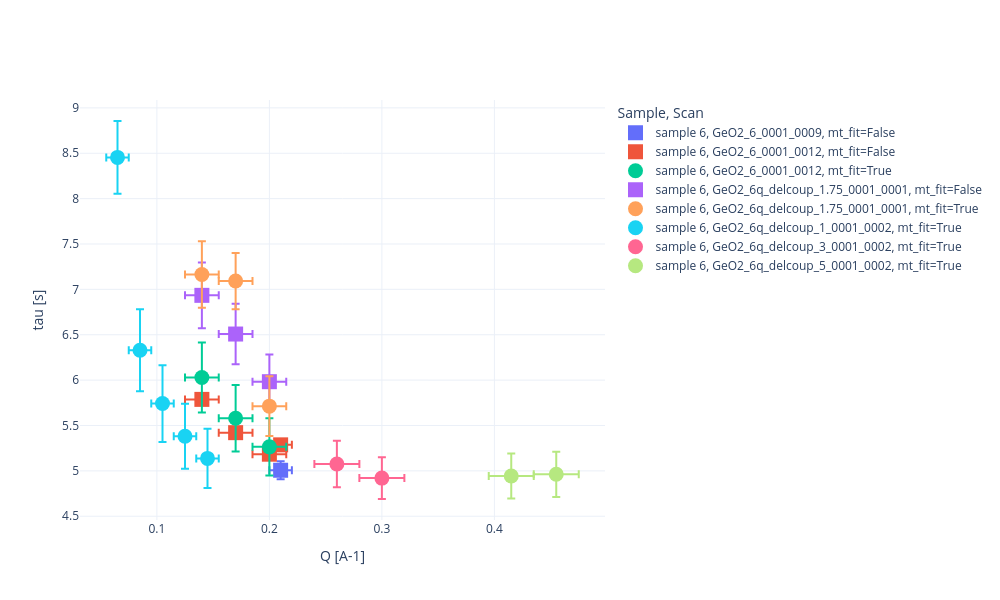
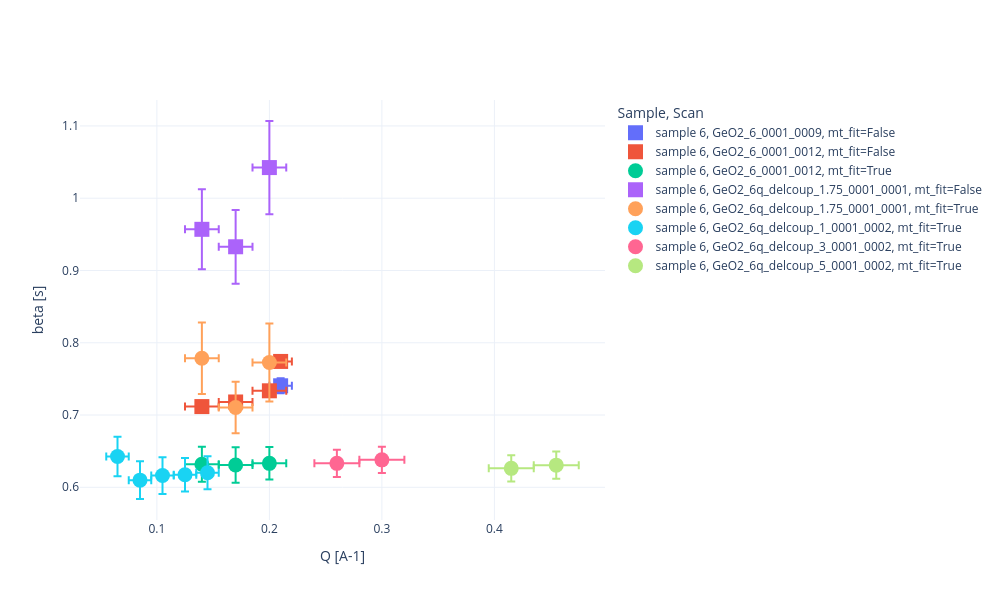
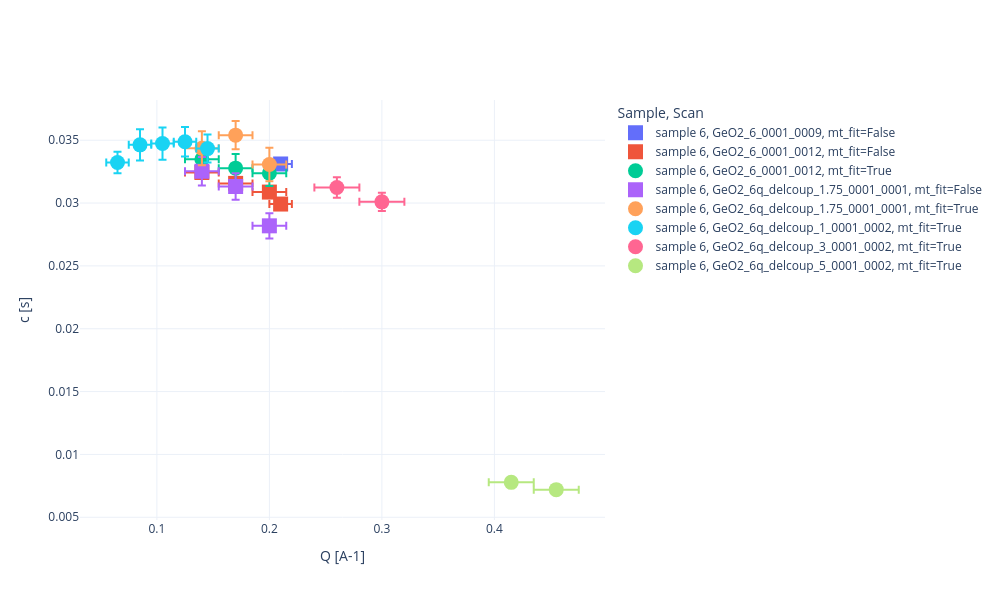
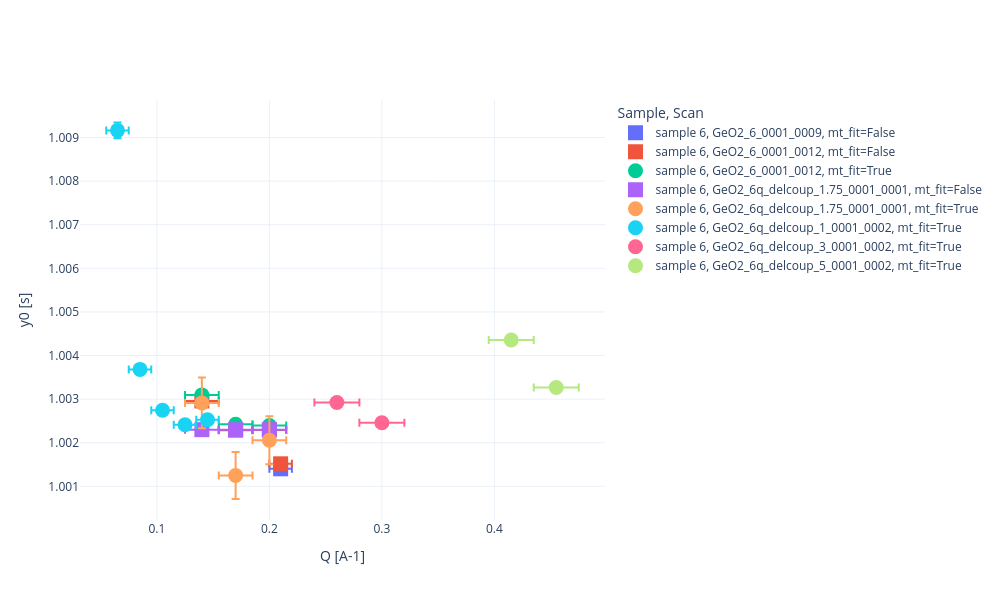

Here is the notebook cell these charts were saved with, in order:
### Markdown cell above
### Dynamics of the **stationary** damaged state

### Code cell
### Using plotly
for p in ['tau', 'beta', 'c', 'y0']:
    fig = go.Figure()
    for name, group in df2plot.groupby('ID_sample'):
        label = f'sample {name}'
        x = group['Q']
        dx = group['dQ']
        y = group[p]
        yerr = group['d'+p]

        # Color by scan: add one trace per scan
        for color_name, color_group in group.groupby(group.index):
            for marker_name, marker_group in color_group.groupby('mt_fit'):
                fig.add_trace(go.Scatter(
                    x=marker_group['Q'],
                    y=marker_group[p],
                    error_y=dict(type='data', array=marker_group['d'+p], visible=True),
                    error_x=dict(type='data', array=marker_group['dQ'], visible=True),
                    marker_symbol = 'circle' if marker_group['mt_fit'].iloc[0] else 'square',
                    marker=dict(size=15),
                    mode='markers',
                    name=f'{label}, {color_name}, mt_fit={marker_name}',
                    text=color_group.index,
                    #hovertemplate='scan: %{text}<br>Q: %{x:.2f} A-1 ± %{error_x.array:.2f}<br>'
                ))

    fig.update_layout(
        xaxis_title='Q [A-1]',
        yaxis_title=f'{p} [s]',
        legend_title='Sample, Scan',
        template='plotly_white',
        height=600,
        width=1000,
    )
    fig.show()

### Figure 1 — Plotly figure (JSON) as saved in the notebook; plotly's stock layout.template omitted (floating-point values rounded to 4 significant figures)
{"data": [{"error_x": {"array": [0.01], "type": "data", "visible": true}, "error_y": {"array": [0.09943], "type": "data", "visible": true}, "marker": {"size": 15, "symbol": "square"}, "mode": "markers", "name": "sample 6, GeO2_6_0001_0009, mt_fit=False", "text": ["GeO2_6_0001_0009"], "type": "scatter", "x": [0.21], "y": [5.007]}, {"error_x": {"array": [0.01, 0.015, 0.015, 0.015], "type": "data", "visible": true}, "error_y": {"array": [0.05159, 0.0393, 0.04087, 0.04819], "type": "data", "visible": true}, "marker": {"size": 15, "symbol": "square"}, "mode": "markers", "name": "sample 6, GeO2_6_0001_0012, mt_fit=False", "text": ["GeO2_6_0001_0012", "GeO2_6_0001_0012", "GeO2_6_0001_0012", "GeO2_6_0001_0012", "GeO2_6_0001_0012", "GeO2_6_0001_0012", "GeO2_6_0001_0012"], "type": "scatter", "x": [0.21, 0.2, 0.17, 0.14], "y": [5.287, 5.184, 5.421, 5.788]}, {"error_x": {"array": [0.015, 0.015, 0.015], "type": "data", "visible": true}, "error_y": {"array": [0.3152, 0.3667, 0.3852], "type": "data", "visible": true}, "marker": {"size": 15, "symbol": "circle"}, "mode": "markers", "name": "sample 6, GeO2_6_0001_0012, mt_fit=True", "text": ["GeO2_6_0001_0012", "GeO2_6_0001_0012", "GeO2_6_0001_0012", "GeO2_6_0001_0012", "GeO2_6_0001_0012", "GeO2_6_0001_0012", "GeO2_6_0001_0012"], "type": "scatter", "x": [0.2, 0.17, 0.14], "y": [5.264, 5.58, 6.028]}, {"error_x": {"array": [0.015, 0.015, 0.015], "type": "data", "visible": true}, "error_y": {"array": [0.3, 0.3339, 0.3616], "type": "data", "visible": true}, "marker": {"size": 15, "symbol": "square"}, "mode": "markers", "name": "sample 6, GeO2_6q_delcoup_1.75_0001_0001, mt_fit=False", "text": ["GeO2_6q_delcoup_1.75_0001_0001", "GeO2_6q_delcoup_1.75_0001_0001", "GeO2_6q_delcoup_1.75_0001_0001", "GeO2_6q_delcoup_1.75_0001_0001", "GeO2_6q_delcoup_1.75_0001_0001", "GeO2_6q_delcoup_1.75_0001_0001"], "type": "scatter", "x": [0.2, 0.17, 0.14], "y": [5.983, 6.508, 6.934]}, {"error_x": {"array": [0.015, 0.015, 0.015], "type": "data", "visible": true}, "error_y": {"array": [0.3297, 0.3099, 0.3653], "type": "data", "visible": true}, "marker": {"size": 15, "symbol": "circle"}, "mode": "markers", "name": "sample 6, GeO2_6q_delcoup_1.75_0001_0001, mt_fit=True", "text": ["GeO2_6q_delcoup_1.75_0001_0001", "GeO2_6q_delcoup_1.75_0001_0001", "GeO2_6q_delcoup_1.75_0001_0001", "GeO2_6q_delcoup_1.75_0001_0001", "GeO2_6q_delcoup_1.75_0001_0001", "GeO2_6q_delcoup_1.75_0001_0001"], "type": "scatter", "x": [0.2, 0.17, 0.14], "y": [5.713, 7.092, 7.164]}, {"error_x": {"array": [0.01, 0.01, 0.01, 0.01, 0.01], "type": "data", "visible": true}, "error_y": {"array": [0.4013, 0.4507, 0.423, 0.3583, 0.3276], "type": "data", "visible": true}, "marker": {"size": 15, "symbol": "circle"}, "mode": "markers", "name": "sample 6, GeO2_6q_delcoup_1_0001_0002, mt_fit=True", "text": ["GeO2_6q_delcoup_1_0001_0002", "GeO2_6q_delcoup_1_0001_0002", "GeO2_6q_delcoup_1_0001_0002", "GeO2_6q_delcoup_1_0001_0002", "GeO2_6q_delcoup_1_0001_0002"], "type": "scatter", "x": [0.065, 0.085, 0.105, 0.125, 0.145], "y": [8.454, 6.329, 5.742, 5.381, 5.137]}, {"error_x": {"array": [0.02, 0.02], "type": "data", "visible": true}, "error_y": {"array": [0.2301, 0.2558], "type": "data", "visible": true}, "marker": {"size": 15, "symbol": "circle"}, "mode": "markers", "name": "sample 6, GeO2_6q_delcoup_3_0001_0002, mt_fit=True", "text": ["GeO2_6q_delcoup_3_0001_0002", "GeO2_6q_delcoup_3_0001_0002"], "type": "scatter", "x": [0.3, 0.26], "y": [4.92, 5.076]}, {"error_x": {"array": [0.02, 0.02], "type": "data", "visible": true}, "error_y": {"array": [0.2478, 0.2491], "type": "data", "visible": true}, "marker": {"size": 15, "symbol": "circle"}, "mode": "markers", "name": "sample 6, GeO2_6q_delcoup_5_0001_0002, mt_fit=True", "text": ["GeO2_6q_delcoup_5_0001_0002", "GeO2_6q_delcoup_5_0001_0002"], "type": "scatter", "x": [0.415, 0.455], "y": [4.943, 4.962]}], "layout": {"height": 600, "legend": {"title": {"text": "Sample, Scan"}}, "width": 1000, "xaxis": {"title": {"text": "Q [A-1]"}}, "yaxis": {"title": {"text": "tau [s]"}}}}

### Figure 2 — Plotly figure (JSON) as saved in the notebook; plotly's stock layout.template omitted (floating-point values rounded to 4 significant figures)
{"data": [{"error_x": {"array": [0.01], "type": "data", "visible": true}, "error_y": {"array": [0.01039], "type": "data", "visible": true}, "marker": {"size": 15, "symbol": "square"}, "mode": "markers", "name": "sample 6, GeO2_6_0001_0009, mt_fit=False", "text": ["GeO2_6_0001_0009"], "type": "scatter", "x": [0.21], "y": [0.7404]}, {"error_x": {"array": [0.01, 0.015, 0.015, 0.015], "type": "data", "visible": true}, "error_y": {"array": [0.006176, 0.003841, 0.00362, 0.003912], "type": "data", "visible": true}, "marker": {"size": 15, "symbol": "square"}, "mode": "markers", "name": "sample 6, GeO2_6_0001_0012, mt_fit=False", "text": ["GeO2_6_0001_0012", "GeO2_6_0001_0012", "GeO2_6_0001_0012", "GeO2_6_0001_0012", "GeO2_6_0001_0012", "GeO2_6_0001_0012", "GeO2_6_0001_0012"], "type": "scatter", "x": [0.21, 0.2, 0.17, 0.14], "y": [0.7741, 0.7335, 0.718, 0.7117]}, {"error_x": {"array": [0.015, 0.015, 0.015], "type": "data", "visible": true}, "error_y": {"array": [0.0225, 0.02443, 0.02417], "type": "data", "visible": true}, "marker": {"size": 15, "symbol": "circle"}, "mode": "markers", "name": "sample 6, GeO2_6_0001_0012, mt_fit=True", "text": ["GeO2_6_0001_0012", "GeO2_6_0001_0012", "GeO2_6_0001_0012", "GeO2_6_0001_0012", "GeO2_6_0001_0012", "GeO2_6_0001_0012", "GeO2_6_0001_0012"], "type": "scatter", "x": [0.2, 0.17, 0.14], "y": [0.6331, 0.6308, 0.6319]}, {"error_x": {"array": [0.015, 0.015, 0.015], "type": "data", "visible": true}, "error_y": {"array": [0.06444, 0.05103, 0.05542], "type": "data", "visible": true}, "marker": {"size": 15, "symbol": "square"}, "mode": "markers", "name": "sample 6, GeO2_6q_delcoup_1.75_0001_0001, mt_fit=False", "text": ["GeO2_6q_delcoup_1.75_0001_0001", "GeO2_6q_delcoup_1.75_0001_0001", "GeO2_6q_delcoup_1.75_0001_0001", "GeO2_6q_delcoup_1.75_0001_0001", "GeO2_6q_delcoup_1.75_0001_0001", "GeO2_6q_delcoup_1.75_0001_0001"], "type": "scatter", "x": [0.2, 0.17, 0.14], "y": [1.042, 0.9328, 0.957]}, {"error_x": {"array": [0.015, 0.015, 0.015], "type": "data", "visible": true}, "error_y": {"array": [0.05392, 0.03561, 0.0495], "type": "data", "visible": true}, "marker": {"size": 15, "symbol": "circle"}, "mode": "markers", "name": "sample 6, GeO2_6q_delcoup_1.75_0001_0001, mt_fit=True", "text": ["GeO2_6q_delcoup_1.75_0001_0001", "GeO2_6q_delcoup_1.75_0001_0001", "GeO2_6q_delcoup_1.75_0001_0001", "GeO2_6q_delcoup_1.75_0001_0001", "GeO2_6q_delcoup_1.75_0001_0001", "GeO2_6q_delcoup_1.75_0001_0001"], "type": "scatter", "x": [0.2, 0.17, 0.14], "y": [0.7726, 0.7105, 0.7785]}, {"error_x": {"array": [0.01, 0.01, 0.01, 0.01, 0.01], "type": "data", "visible": true}, "error_y": {"array": [0.02744, 0.02606, 0.02541, 0.0233, 0.02278], "type": "data", "visible": true}, "marker": {"size": 15, "symbol": "circle"}, "mode": "markers", "name": "sample 6, GeO2_6q_delcoup_1_0001_0002, mt_fit=True", "text": ["GeO2_6q_delcoup_1_0001_0002", "GeO2_6q_delcoup_1_0001_0002", "GeO2_6q_delcoup_1_0001_0002", "GeO2_6q_delcoup_1_0001_0002", "GeO2_6q_delcoup_1_0001_0002"], "type": "scatter", "x": [0.065, 0.085, 0.105, 0.125, 0.145], "y": [0.6426, 0.6099, 0.6162, 0.6173, 0.6201]}, {"error_x": {"array": [0.02, 0.02], "type": "data", "visible": true}, "error_y": {"array": [0.01808, 0.01876], "type": "data", "visible": true}, "marker": {"size": 15, "symbol": "circle"}, "mode": "markers", "name": "sample 6, GeO2_6q_delcoup_3_0001_0002, mt_fit=True", "text": ["GeO2_6q_delcoup_3_0001_0002", "GeO2_6q_delcoup_3_0001_0002"], "type": "scatter", "x": [0.3, 0.26], "y": [0.638, 0.6331]}, {"error_x": {"array": [0.02, 0.02], "type": "data", "visible": true}, "error_y": {"array": [0.01819, 0.01886], "type": "data", "visible": true}, "marker": {"size": 15, "symbol": "circle"}, "mode": "markers", "name": "sample 6, GeO2_6q_delcoup_5_0001_0002, mt_fit=True", "text": ["GeO2_6q_delcoup_5_0001_0002", "GeO2_6q_delcoup_5_0001_0002"], "type": "scatter", "x": [0.415, 0.455], "y": [0.6262, 0.6306]}], "layout": {"height": 600, "legend": {"title": {"text": "Sample, Scan"}}, "width": 1000, "xaxis": {"title": {"text": "Q [A-1]"}}, "yaxis": {"title": {"text": "beta [s]"}}}}

### Figure 3 — Plotly figure (JSON) as saved in the notebook; plotly's stock layout.template omitted (floating-point values rounded to 4 significant figures)
{"data": [{"error_x": {"array": [0.01], "type": "data", "visible": true}, "error_y": {"array": [0.0003742], "type": "data", "visible": true}, "marker": {"size": 15, "symbol": "square"}, "mode": "markers", "name": "sample 6, GeO2_6_0001_0009, mt_fit=False", "text": ["GeO2_6_0001_0009"], "type": "scatter", "x": [0.21], "y": [0.03311]}, {"error_x": {"array": [0.01, 0.015, 0.015, 0.015], "type": "data", "visible": true}, "error_y": {"array": [0.0001783, 0.000132, 0.0001322, 0.0001491], "type": "data", "visible": true}, "marker": {"size": 15, "symbol": "square"}, "mode": "markers", "name": "sample 6, GeO2_6_0001_0012, mt_fit=False", "text": ["GeO2_6_0001_0012", "GeO2_6_0001_0012", "GeO2_6_0001_0012", "GeO2_6_0001_0012", "GeO2_6_0001_0012", "GeO2_6_0001_0012", "GeO2_6_0001_0012"], "type": "scatter", "x": [0.21, 0.2, 0.17, 0.14], "y": [0.02992, 0.03087, 0.03157, 0.03243]}, {"error_x": {"array": [0.015, 0.015, 0.015], "type": "data", "visible": true}, "error_y": {"array": [0.001011, 0.001119, 0.001107], "type": "data", "visible": true}, "marker": {"size": 15, "symbol": "circle"}, "mode": "markers", "name": "sample 6, GeO2_6_0001_0012, mt_fit=True", "text": ["GeO2_6_0001_0012", "GeO2_6_0001_0012", "GeO2_6_0001_0012", "GeO2_6_0001_0012", "GeO2_6_0001_0012", "GeO2_6_0001_0012", "GeO2_6_0001_0012"], "type": "scatter", "x": [0.2, 0.17, 0.14], "y": [0.03237, 0.03278, 0.03348]}, {"error_x": {"array": [0.015, 0.015, 0.015], "type": "data", "visible": true}, "error_y": {"array": [0.001004, 0.001062, 0.00114], "type": "data", "visible": true}, "marker": {"size": 15, "symbol": "square"}, "mode": "markers", "name": "sample 6, GeO2_6q_delcoup_1.75_0001_0001, mt_fit=False", "text": ["GeO2_6q_delcoup_1.75_0001_0001", "GeO2_6q_delcoup_1.75_0001_0001", "GeO2_6q_delcoup_1.75_0001_0001", "GeO2_6q_delcoup_1.75_0001_0001", "GeO2_6q_delcoup_1.75_0001_0001", "GeO2_6q_delcoup_1.75_0001_0001"], "type": "scatter", "x": [0.2, 0.17, 0.14], "y": [0.02819, 0.03132, 0.03253]}, {"error_x": {"array": [0.015, 0.015, 0.015], "type": "data", "visible": true}, "error_y": {"array": [0.001337, 0.001124, 0.00135], "type": "data", "visible": true}, "marker": {"size": 15, "symbol": "circle"}, "mode": "markers", "name": "sample 6, GeO2_6q_delcoup_1.75_0001_0001, mt_fit=True", "text": ["GeO2_6q_delcoup_1.75_0001_0001", "GeO2_6q_delcoup_1.75_0001_0001", "GeO2_6q_delcoup_1.75_0001_0001", "GeO2_6q_delcoup_1.75_0001_0001", "GeO2_6q_delcoup_1.75_0001_0001", "GeO2_6q_delcoup_1.75_0001_0001"], "type": "scatter", "x": [0.2, 0.17, 0.14], "y": [0.03306, 0.0354, 0.03436]}, {"error_x": {"array": [0.01, 0.01, 0.01, 0.01, 0.01], "type": "data", "visible": true}, "error_y": {"array": [0.0008587, 0.001234, 0.001284, 0.001173, 0.001114], "type": "data", "visible": true}, "marker": {"size": 15, "symbol": "circle"}, "mode": "markers", "name": "sample 6, GeO2_6q_delcoup_1_0001_0002, mt_fit=True", "text": ["GeO2_6q_delcoup_1_0001_0002", "GeO2_6q_delcoup_1_0001_0002", "GeO2_6q_delcoup_1_0001_0002", "GeO2_6q_delcoup_1_0001_0002", "GeO2_6q_delcoup_1_0001_0002"], "type": "scatter", "x": [0.065, 0.085, 0.105, 0.125, 0.145], "y": [0.03323, 0.03463, 0.03474, 0.03488, 0.03433]}, {"error_x": {"array": [0.02, 0.02], "type": "data", "visible": true}, "error_y": {"array": [0.0007339, 0.0008148], "type": "data", "visible": true}, "marker": {"size": 15, "symbol": "circle"}, "mode": "markers", "name": "sample 6, GeO2_6q_delcoup_3_0001_0002, mt_fit=True", "text": ["GeO2_6q_delcoup_3_0001_0002", "GeO2_6q_delcoup_3_0001_0002"], "type": "scatter", "x": [0.3, 0.26], "y": [0.0301, 0.03124]}, {"error_x": {"array": [0.02, 0.02], "type": "data", "visible": true}, "error_y": {"array": [0.000201, 0.0001861], "type": "data", "visible": true}, "marker": {"size": 15, "symbol": "circle"}, "mode": "markers", "name": "sample 6, GeO2_6q_delcoup_5_0001_0002, mt_fit=True", "text": ["GeO2_6q_delcoup_5_0001_0002", "GeO2_6q_delcoup_5_0001_0002"], "type": "scatter", "x": [0.415, 0.455], "y": [0.007778, 0.007198]}], "layout": {"height": 600, "legend": {"title": {"text": "Sample, Scan"}}, "width": 1000, "xaxis": {"title": {"text": "Q [A-1]"}}, "yaxis": {"title": {"text": "c [s]"}}}}

### Figure 4 — Plotly figure (JSON) as saved in the notebook; plotly's stock layout.template omitted (floating-point values rounded to 4 significant figures)
{"data": [{"error_x": {"array": [0.01], "type": "data", "visible": true}, "error_y": {"array": [8.37e-06], "type": "data", "visible": true}, "marker": {"size": 15, "symbol": "square"}, "mode": "markers", "name": "sample 6, GeO2_6_0001_0009, mt_fit=False", "text": ["GeO2_6_0001_0009"], "type": "scatter", "x": [0.21], "y": [1.001]}, {"error_x": {"array": [0.01, 0.015, 0.015, 0.015], "type": "data", "visible": true}, "error_y": {"array": [1.309e-05, 1.619e-06, 1.636e-06, 1.899e-06], "type": "data", "visible": true}, "marker": {"size": 15, "symbol": "square"}, "mode": "markers", "name": "sample 6, GeO2_6_0001_0012, mt_fit=False", "text": ["GeO2_6_0001_0012", "GeO2_6_0001_0012", "GeO2_6_0001_0012", "GeO2_6_0001_0012", "GeO2_6_0001_0012", "GeO2_6_0001_0012", "GeO2_6_0001_0012"], "type": "scatter", "x": [0.21, 0.2, 0.17, 0.14], "y": [1.002, 1.002, 1.002, 1.003]}, {"error_x": {"array": [0.015, 0.015, 0.015], "type": "data", "visible": true}, "error_y": {"array": [4.737e-05, 5.402e-05, 5.922e-05], "type": "data", "visible": true}, "marker": {"size": 15, "symbol": "circle"}, "mode": "markers", "name": "sample 6, GeO2_6_0001_0012, mt_fit=True", "text": ["GeO2_6_0001_0012", "GeO2_6_0001_0012", "GeO2_6_0001_0012", "GeO2_6_0001_0012", "GeO2_6_0001_0012", "GeO2_6_0001_0012", "GeO2_6_0001_0012"], "type": "scatter", "x": [0.2, 0.17, 0.14], "y": [1.002, 1.002, 1.003]}, {"error_x": {"array": [0.015, 0.015, 0.015], "type": "data", "visible": true}, "error_y": {"array": [0.0, 0.0, 0.0], "type": "data", "visible": true}, "marker": {"size": 15, "symbol": "square"}, "mode": "markers", "name": "sample 6, GeO2_6q_delcoup_1.75_0001_0001, mt_fit=False", "text": ["GeO2_6q_delcoup_1.75_0001_0001", "GeO2_6q_delcoup_1.75_0001_0001", "GeO2_6q_delcoup_1.75_0001_0001", "GeO2_6q_delcoup_1.75_0001_0001", "GeO2_6q_delcoup_1.75_0001_0001", "GeO2_6q_delcoup_1.75_0001_0001"], "type": "scatter", "x": [0.2, 0.17, 0.14], "y": [1.002, 1.002, 1.002]}, {"error_x": {"array": [0.015, 0.015, 0.015], "type": "data", "visible": true}, "error_y": {"array": [0.0005494, 0.0005382, 0.0005828], "type": "data", "visible": true}, "marker": {"size": 15, "symbol": "circle"}, "mode": "markers", "name": "sample 6, GeO2_6q_delcoup_1.75_0001_0001, mt_fit=True", "text": ["GeO2_6q_delcoup_1.75_0001_0001", "GeO2_6q_delcoup_1.75_0001_0001", "GeO2_6q_delcoup_1.75_0001_0001", "GeO2_6q_delcoup_1.75_0001_0001", "GeO2_6q_delcoup_1.75_0001_0001", "GeO2_6q_delcoup_1.75_0001_0001"], "type": "scatter", "x": [0.2, 0.17, 0.14], "y": [1.002, 1.001, 1.003]}, {"error_x": {"array": [0.01, 0.01, 0.01, 0.01, 0.01], "type": "data", "visible": true}, "error_y": {"array": [0.0001798, 6.769e-05, 4.868e-05, 4.129e-05, 3.956e-05], "type": "data", "visible": true}, "marker": {"size": 15, "symbol": "circle"}, "mode": "markers", "name": "sample 6, GeO2_6q_delcoup_1_0001_0002, mt_fit=True", "text": ["GeO2_6q_delcoup_1_0001_0002", "GeO2_6q_delcoup_1_0001_0002", "GeO2_6q_delcoup_1_0001_0002", "GeO2_6q_delcoup_1_0001_0002", "GeO2_6q_delcoup_1_0001_0002"], "type": "scatter", "x": [0.065, 0.085, 0.105, 0.125, 0.145], "y": [1.009, 1.004, 1.003, 1.002, 1.003]}, {"error_x": {"array": [0.02, 0.02], "type": "data", "visible": true}, "error_y": {"array": [3.829e-05, 3.948e-05], "type": "data", "visible": true}, "marker": {"size": 15, "symbol": "circle"}, "mode": "markers", "name": "sample 6, GeO2_6q_delcoup_3_0001_0002, mt_fit=True", "text": ["GeO2_6q_delcoup_3_0001_0002", "GeO2_6q_delcoup_3_0001_0002"], "type": "scatter", "x": [0.3, 0.26], "y": [1.002, 1.003]}, {"error_x": {"array": [0.02, 0.02], "type": "data", "visible": true}, "error_y": {"array": [9.651e-06, 9.571e-06], "type": "data", "visible": true}, "marker": {"size": 15, "symbol": "circle"}, "mode": "markers", "name": "sample 6, GeO2_6q_delcoup_5_0001_0002, mt_fit=True", "text": ["GeO2_6q_delcoup_5_0001_0002", "GeO2_6q_delcoup_5_0001_0002"], "type": "scatter", "x": [0.415, 0.455], "y": [1.004, 1.003]}], "layout": {"height": 600, "legend": {"title": {"text": "Sample, Scan"}}, "width": 1000, "xaxis": {"title": {"text": "Q [A-1]"}}, "yaxis": {"title": {"text": "y0 [s]"}}}}
